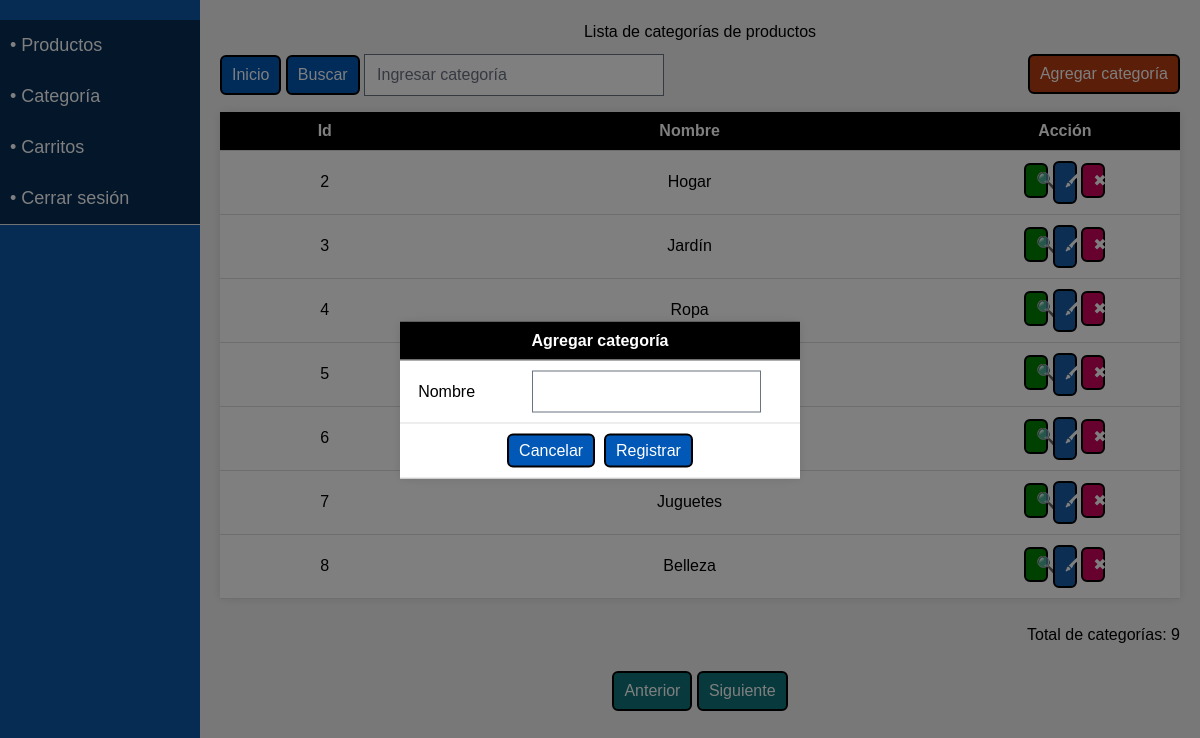
The app's page /categoria_registrar.php (signed in) with its own data.
### tables this page shows
CREATE TABLE `categoria_productos` (
  `id` int(11) NOT NULL,
  `nombre` varchar(50) DEFAULT NULL
);

### categoria_tabla.php (the view, shortened to what this page needs)
<?php
include("barra_lateral.php");
?>
<html>
<body>
<div class="ContenedorPrincipal">
<?php
$filasmax = 7;
    if (isset($_GET['pag']))
	{
        $pagina = $_GET['pag'];
    } else
	{
        $pagina = 1;
    }
 if(isset($_POST['btnbuscar']))
{
$buscar = $_POST['txtbuscar'];
 $sqlcat = mysqli_query($conn, "SELECT * FROM categoria_productos where nombre = '".$buscar."'");
}
else
{
 $sqlcat = mysqli_query($conn, "SELECT * FROM categoria_productos ORDER BY id ASC LIMIT " . (($pagina - 1) * $filasmax)  . "," . $filasmax);
}
    $resultadoMaximo = mysqli_query($conn, "SELECT count(*) as num_categorias FROM categoria_productos");
    $maxusutabla = mysqli_fetch_assoc($resultadoMaximo)['num_categorias'];
    ?>
	<div class="ContenedorTabla" >
	<form method="POST">
	<h1>Lista de categorías de productos</h1>
	<div class="ContBuscar">
	<div style="float: left;">
	<a href="categoria_tabla.php" class="BotonesTeam">Inicio</a>
	<input class="BotonesTeam" type="submit" value="Buscar" name="btnbuscar">
	<input class="CajaTextoBuscar" type="text" name="txtbuscar"  placeholder="Ingresar categoría" autocomplete="off" >
	</div>
	<div style="float:right">
	<?php echo "<a class='BotonesTeam5' href=\"categoria_registrar.php?pag=$pagina\">Agregar categoría</a>";?>
	</div>
	</div>
</form>
    <table>
<tr>
<th>Id</th>
<th>Nombre</th>
<th>Acción</th>
</tr>
<?php
while ($mostrar = mysqli_fetch_assoc($sqlcat))
		{
echo "<tr>";
echo "<td>".$mostrar['id']."</td>";
echo "<td>".$mostrar['nombre']."</td>";
echo "<td style='width:24%'>
<a class='BotonesTeam1' href=\"categoria_ver.php?categoria=$mostrar[id]&pag=$pagina\">&#x1F50D;</a>
<a class='BotonesTeam2' href=\"categoria_modificar.php?categoria=$mostrar[id]&pag=$pagina\">&#128397;</a>
<a class='BotonesTeam3' href=\"categoria_eliminar.php?categoria=$mostrar[id]&pag=$pagina\" onClick=\"return confirm('¿Estás seguro de eliminar la categoría $mostrar[nombre]?')\">&#10006;</a>
</td>";
}
?>
</table>
<div style='text-align:right'>
<br>
<?php echo "Total de categorías: ".$maxusutabla;?>
</div>
</div>
<div style='text-align:right'>
<br>
</div>
<div style="text-align:center">
<?php
if (isset($_GET['pag'])) {
if ($_GET['pag'] > 1) {
 ?>
<a class="BotonesTeam4" href="categoria_tabla.php?pag=<?php echo $_GET['pag'] - 1; ?>">Anterior</a>
<?php
}
else
{
?>
<a class="BotonesTeam4" href="#" style="pointer-events: none">Anterior</a>
<?php
}
?>
 <?php
}
else
{
?>
<a class="BotonesTeam4" href="#" style="pointer-events: none">Anterior</a>
<?php
}
if (isset($_GET['pag'])) {
if ((($pagina) * $filasmax) < $maxusutabla) {
?>
<a class="BotonesTeam4" href="categoria_tabla.php?pag=<?php echo $_GET['pag'] + 1; ?>">Siguiente</a>
<?php
} else {
?>
<a class="BotonesTeam4" href="#" style="pointer-events: none">Siguiente</a>
<?php
}
?>
<?php
} else {
?>
<a class="BotonesTeam4" href="categoria_tabla.php?pag=2">Siguiente</a>
<?php
}
?>
</div>
</div>
</body>
</html>

### css/styles.css (style rules this page uses)
body { background: #f2f2f2; font-family: Arial, sans-serif; margin:0; padding:0; display: flex; flex-direction: column; }
h1 { color:black; }
.ContenedorPrincipal { margin-left: 200px; padding: 20px; box-sizing: border-box; text-align:center; }
table { border-collapse: collapse; width: 100%; margin: 0 auto; background-color: #fff; box-shadow: 0 0 10px rgba(0, 0, 0, 0.1); color:#000; }
th { background-color: black; color: white; }
th, td { padding: 10px; text-align: center; border-bottom: 1px solid #dddddd; }
.ContenedorTabla { margin-left: auto; margin-right: auto; max-width:1260px; width: 100%; }
.BotonesTeam,.BotonesTeam1,.BotonesTeam2,.BotonesTeam3,.BotonesTeam4,.BotonesTeam5 { text-align:center; display: inline-block; background:#0258b6; padding: 6px 10px; border-radius:6px; text-decoration: none; color:white; border:2px solid black; cursor:pointer; font-size: 16px; }
.BotonesTeam1,.BotonesTeam2,.BotonesTeam3 { transition: transform 250ms; width:8%; background:green; }
.BotonesTeam2 { background:#185ca7; }
.BotonesTeam3 { background:#cf055f; }
.BotonesTeam4 { background:#11757A; }
.BotonesTeam5 { transition: transform 250ms; background:#B63C12; }
.ContBuscar { overflow: hidden; padding-top:1%; }
.CajaTextoBuscar { width: 300px; padding: 10px; font-size:1em; border-radius:5px; border:1px solid black; color:black; }

### records on screen
categoria_productos: id "2", nombre "Hogar"
categoria_productos: id "3", nombre "Jardín"
categoria_productos: id "4", nombre "Ropa"
categoria_productos: id "5"
categoria_productos: id "6"
categoria_productos: id "7", nombre "Juguetes"
categoria_productos: id "8", nombre "Belleza"

### other values on screen
$maxusutabla "9"
